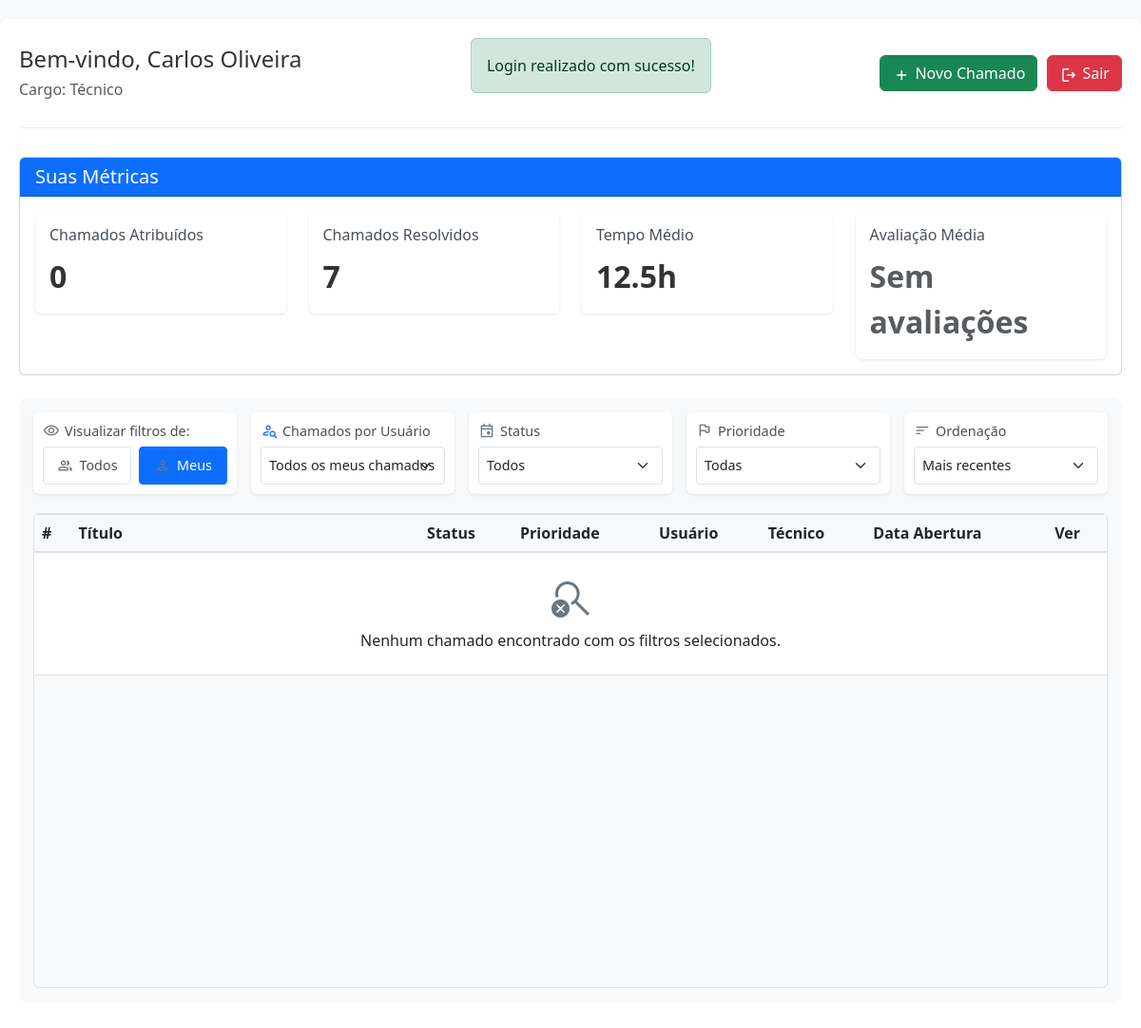
Page /dashboard.php?filtro_status=Rejeitada (signed in) on the committed database.
### tables this page shows
CREATE TABLE `usuarios` (
  `id_usuario` int NOT NULL,
  `nome` varchar(100) NOT NULL,
  `email` varchar(100) NOT NULL,
  `senha` varchar(255) NOT NULL,
  `cargo` enum('Administrador','Técnico','Usuário') NOT NULL,
  `telefone` varchar(20) DEFAULT NULL,
  `whatsapp` varchar(20) DEFAULT NULL,
  `cidade` varchar(100) DEFAULT NULL,
  `estado` char(2) DEFAULT NULL,
  `data_nascimento` date DEFAULT NULL,
  `data_cadastro` timestamp NULL DEFAULT CURRENT_TIMESTAMP,
  `data_atualizacao` timestamp NULL DEFAULT CURRENT_TIMESTAMP ON UPDATE CURRENT_TIMESTAMP
);

### dashboard.php (the view, shortened to what this page needs)
<?php
require_once 'db_connection.php';
$stmt = mysqli_prepare($conn, "SELECT nome, cargo FROM usuarios WHERE id_usuario = ?");
mysqli_stmt_bind_param($stmt, "i", $_SESSION['user_id']);
mysqli_stmt_execute($stmt);
$result = mysqli_stmt_get_result($stmt);
$usuario = mysqli_fetch_assoc($result);
$filtro_usuario = isset($_GET['filtro_usuario']) ? $_GET['filtro_usuario'] : 'todos';
$filtro_status = isset($_GET['filtro_status']) ? $_GET['filtro_status'] : 'todos';
$filtro_prioridade = isset($_GET['filtro_prioridade']) ? $_GET['filtro_prioridade'] : 'todos';
$ordem = isset($_GET['ordem']) ? $_GET['ordem'] : 'data_abertura DESC';
if ($usuario['cargo'] === 'Técnico') {
    $filtro_usuario = 'meus';
}
$usuarios_lista = [];
$tecnicos_lista = [];
if ($usuario['cargo'] === 'Administrador') {
    $stmt = mysqli_prepare($conn, "SELECT id_usuario, nome, cargo FROM usuarios ORDER BY nome");
    mysqli_stmt_execute($stmt);
    $result = mysqli_stmt_get_result($stmt);
    while ($row = mysqli_fetch_assoc($result)) {
        $usuarios_lista[] = $row;
        if ($row['cargo'] === 'Técnico') {
            $tecnicos_lista[] = $row;
        }
    }
} elseif ($usuario['cargo'] === 'Técnico') {
    $stmt = mysqli_prepare($conn, "
        SELECT DISTINCT u.id_usuario, u.nome, u.cargo
        FROM usuarios u
        INNER JOIN chamados c ON u.id_usuario = c.id_usuario
        WHERE c.id_tecnico = ?
        ORDER BY u.nome");
    mysqli_stmt_bind_param($stmt, "i", $_SESSION['user_id']);
    mysqli_stmt_execute($stmt);
    $result = mysqli_stmt_get_result($stmt);
    while ($row = mysqli_fetch_assoc($result)) {
        $usuarios_lista[] = $row;
    }
}
if ($usuario['cargo'] === 'Técnico') {
    $id_tecnico = $_SESSION['user_id'];
    $stmt = mysqli_prepare($conn, "SELECT COUNT(*) as total FROM chamados WHERE id_tecnico = ? AND status = 'Aberto'");
    mysqli_stmt_bind_param($stmt, "i", $id_tecnico);
    mysqli_stmt_execute($stmt);
    $chamados_atribuidos = mysqli_stmt_get_result($stmt)->fetch_assoc()['total'];
    $stmt = mysqli_prepare($conn, "SELECT COUNT(*) as total FROM chamados WHERE id_tecnico = ? AND status = 'Fechado'");
    mysqli_stmt_bind_param($stmt, "i", $id_tecnico);
    mysqli_stmt_execute($stmt);
    $chamados_resolvidos = mysqli_stmt_get_result($stmt)->fetch_assoc()['total'];
    $stmt = mysqli_prepare($conn, "
        SELECT AVG(TIMESTAMPDIFF(HOUR, data_captura, data_fechamento)) as media
        FROM chamados
        WHERE id_tecnico = ? AND status = 'Fechado'
    ");
    mysqli_stmt_bind_param($stmt, "i", $id_tecnico);
    mysqli_stmt_execute($stmt);
    $tempo_medio = mysqli_stmt_get_result($stmt)->fetch_assoc()['media'];
    $stmt = mysqli_prepare($conn, "
        SELECT AVG(a.nota) as media_avaliacoes, COUNT(*) as total_avaliacoes
        FROM avaliacoes a
        JOIN chamados c ON a.id_chamado = c.id_chamado
        WHERE c.id_tecnico = ?
    ");
    mysqli_stmt_bind_param($stmt, "i", $id_tecnico);
    mysqli_stmt_execute($stmt);
    $metricas_avaliacoes = mysqli_stmt_get_result($stmt)->fetch_assoc();
}
$chamados = [];
?>
<!DOCTYPE html>
<html lang="pt-BR">
<head>
    <link href="https://cdn.jsdelivr.net/npm/bootstrap@5.3.0/dist/css/bootstrap.min.css" rel="stylesheet">
    <link rel="stylesheet" href="css/styles.css">
</head>
<body>
    <div class="container">
        <div class="header">
            <div class="header-info">
                <h1>Bem-vindo, <?php echo htmlspecialchars($usuario['nome']); ?></h1>
                <p class="text-muted">Cargo: <?php echo htmlspecialchars($usuario['cargo']); ?></p>
            </div>
            <?php if (isset($_SESSION['success_message'])): ?>
                <div class="alert alert-success">
                    <?php
                    echo $_SESSION['success_message'];
                    ?>
                </div>
            <?php endif; ?>
            <div class="header-actions">
                <a href="novo_chamado.php" class="btn btn-success">
                    <span class="material-symbols-outlined">add</span>
                    Novo Chamado
                </a>
                <a href="logout.php" class="btn btn-danger">
                    <span class="material-symbols-outlined">logout</span>
                    Sair
                </a>
            </div>
        </div>
        <?php if ($usuario['cargo'] === 'Técnico'): ?>
        <div class="card mb-4 mt-3">
            <div class="card-header bg-primary text-white">
                <h5 class="mb-0">Suas Métricas</h5>
            </div>
            <div class="card-body">
                <div class="row">
                    <div class="col-md-3">
                        <div class="metric-box">
                            <h6>Chamados Atribuídos</h6>
                            <div class="metric-value"><?php echo $chamados_atribuidos ?? 0; ?></div>
                        </div>
                    </div>
                    <div class="col-md-3">
                        <div class="metric-box">
                            <h6>Chamados Resolvidos</h6>
                            <div class="metric-value"><?php echo $chamados_resolvidos ?? 0; ?></div>
                        </div>
                    </div>
                    <div class="col-md-3">
                        <div class="metric-box">
                            <h6>Tempo Médio</h6>
                            <div class="metric-value"><?php echo isset($tempo_medio) && $tempo_medio ? round($tempo_medio, 1) . 'h' : 'N/A'; ?></div>
                        </div>
                    </div>
                    <div class="col-md-3">
                        <div class="metric-box">
                            <h6>Avaliação Média</h6>
                            <div class="metric-value">
                                <?php if (isset($metricas_avaliacoes) && $metricas_avaliacoes['total_avaliacoes'] > 0): ?>
                                    <div class="d-flex align-items-center">
                                        <span class="material-symbols-outlined" style="color: gold; margin-right: 5px;">star</span>
                                        <?php echo round($metricas_avaliacoes['media_avaliacoes'], 1); ?>/5
                                        <small class="text-muted ms-2">(<?php echo $metricas_avaliacoes['total_avaliacoes']; ?>)</small>
                                    </div>
                                <?php else: ?>
                                    <span class="text-muted">Sem avaliações</span>
                                <?php endif; ?>
                            </div>
                        </div>
                    </div>
                </div>
            </div>
        </div>
        <?php endif; ?>
        <div class="filtros-container">
            <form id="filtrosForm" method="GET" class="filtros-grid">
                <?php if ($usuario['cargo'] !== 'Usuário'): ?>
                <div class="filtro-grupo">
                    <h5>
                        <span class="material-symbols-outlined">visibility</span>
                        Visualizar filtros de:
                    </h5>
                    <div class="filtro-visualizacao">
                        <button type="button" class="btn <?php echo $filtro_usuario === 'todos' ? 'active' : ''; ?>" onclick="document.getElementById('todos').click();">
                            <span class="material-symbols-outlined">group</span>
                            Todos
                        </button>
                        <button type="button" class="btn <?php echo $filtro_usuario === 'meus' ? 'active' : ''; ?>" onclick="document.getElementById('meus').click();">
                            <span class="material-symbols-outlined">person</span>
                            Meus
                        </button>
                    </div>
                </div>
                <?php endif; ?>
                <?php if ($usuario['cargo'] === 'Administrador' || ($usuario['cargo'] === 'Técnico' && !empty($usuarios_lista))): ?>
                <div class="filtro-grupo">
                    <h5>
                        <span class="material-symbols-outlined person-search-icon">person_search</span>
                        <?php if ($usuario['cargo'] === 'Administrador'): ?>
                            Usuário Específico
                        <?php else: ?>
                            Chamados por Usuário
                        <?php endif; ?>
                    </h5>
                    <select name="filtro_usuario_especifico" class="form-select" onchange="this.form.submit()">
                        <option value="todos">
                            <?php if ($usuario['cargo'] === 'Administrador'): ?>
                                Todos os usuários
                            <?php else: ?>
                                Todos os meus chamados
                            <?php endif; ?>
                        </option>
                    </select>
                </div>
                <?php endif; ?>
                <div class="filtro-grupo">
                    <h5>
                        <span class="material-symbols-outlined">event</span>
                        Status
                    </h5>
                    <select name="filtro_status" class="form-select" onchange="this.form.submit()">
                        <option value="todos" <?php echo $filtro_status === 'todos' ? 'selected' : ''; ?>>Todos</option>
                    </select>
                </div>
                <div class="filtro-grupo">
                    <h5>
                        <span class="material-symbols-outlined">flag</span>
                        Prioridade
                    </h5>
                    <select name="filtro_prioridade" class="form-select" onchange="this.form.submit()">
                        <option value="todos" <?php echo $filtro_prioridade === 'todos' ? 'selected' : ''; ?>>Todas</option>
                    </select>
                </div>
                <div class="filtro-grupo">
                    <h5>
                        <span class="material-symbols-outlined">sort</span>
                        Ordenação
                    </h5>
                    <select name="ordem" class="form-select" onchange="this.form.submit()">
                        <option value="data_abertura DESC" <?php echo $ordem === 'data_abertura DESC' ? 'selected' : ''; ?>>Mais recentes</option>
                    </select>
                </div>
            </form>
            <div class="table-responsive">
                <table class="table table-hover chamados-table">
                    <thead>
                        <tr>
                            <th>#</th>
                            <th style="min-width: 250px;">Título</th>
                            <th>Status</th>
                            <th>Prioridade</th>
                            <th>Usuário</th>
                            <th>Técnico</th>
                            <th>Data Abertura</th>
                            <th>Ver</th>
                        </tr>
                    </thead>
                    <tbody>
                        <?php if (empty($chamados)): ?>
                        <tr>
                            <td colspan="8" class="text-center py-4">
                                <span class="material-symbols-outlined d-block mb-2" style="font-size: 48px; color: #6c757d;">search_off</span>
                                <p class="mb-0">Nenhum chamado encontrado com os filtros selecionados.</p>
                            </td>
                        </tr>
                        <?php endif; ?>
                    </tbody>
                </table>
            </div>
        </div>
    </body>
</html>

### css/styles.css (style rules this page uses)
.btn .material-symbols-outlined { font-size: 20px; vertical-align: middle; }

### dashboard.php (style rules this page uses)
body { background-color: #f8f9fa; }
.container { max-width: 1400px; margin: 20px auto; background: white; padding: 20px; border-radius: 8px; box-shadow: 0 2px 4px rgba(0,0,0,0.1); }
.header { display: flex; justify-content: space-between; align-items: center; margin-bottom: 30px; padding-bottom: 20px; border-bottom: 1px solid #eee; }
.header h1 { margin: 0; color: #333; font-size: 24px; }
.header p { margin: 5px 0 0 0; font-size: 16px; color: #666; }
.header-actions { display: flex; gap: 10px; }
.filtros-container { background: #f8f9fa; padding: 15px; border-radius: 8px; margin-bottom: 20px; }
.filtros-grid { display: grid; grid-template-columns: repeat(auto-fit, minmax(200px, 1fr)); gap: 15px; align-items: start; }
.filtro-grupo { background: white; padding: 10px; border-radius: 6px; box-shadow: 0 1px 3px rgba(0,0,0,0.1); }
.filtro-grupo h5 { font-size: 0.9rem; margin-bottom: 8px; color: #495057; display: flex; align-items: center; gap: 5px; }
.filtro-grupo .material-symbols-outlined { font-size: 18px; vertical-align: text-bottom; color: #6c757d; }
.filtro-grupo select { width: 100%; padding: 8px; border: 1px solid #dee2e6; border-radius: 4px; background-color: white; }
.filtro-visualizacao { display: flex; gap: 8px; }
.filtro-visualizacao .btn { flex: 1; text-align: center; padding: 8px; border-radius: 4px; font-size: 0.9rem; display: flex; align-items: center; justify-content: center; gap: 6px; background-color: white; border: 1px solid #dee2e6; color: #495057; }
.filtro-visualizacao .btn.active { background-color: #0d6efd; color: white; border-color: #0d6efd; }
.person-search-icon { color: #0d6efd !important; }
.form-select { font-size: 0.9rem; padding: 6px 12px; }
.chamados-table th { background-color: #f8f9fa; font-weight: 600; }
.table-responsive { height: 500px; overflow-y: auto; border: 1px solid #dee2e6; border-radius: 6px; margin-top: 20px; }
.table { margin-bottom: 0; }
.table thead { position: sticky; top: 0; background-color: white; z-index: 1; }
.table thead th { border-top: none; background-color: #f8f9fa; box-shadow: inset 0 1px 0 #dee2e6, inset 0 -1px 0 #dee2e6; }
.metric-box { background-color: white; padding: 15px; border-radius: 6px; box-shadow: 0 1px 3px rgba(0,0,0,0.1); }
.metric-box h6 { margin-bottom: 10px; font-size: 1rem; color: #495057; }
.metric-value { font-size: 2rem; font-weight: 600; color: #333; }

### rows in the picture
usuarios: nome "Carlos Oliveira", cargo "Técnico", filtro_usuario_especifico "Todos os meus chamados"

### other values in the picture
$_SESSION['success_message'] "Login realizado com sucesso!"
$chamados_atribuidos "0"
$chamados_resolvidos "7"
$tempo_medio "12.5"
